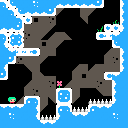

This is a level from a 2D game, rendered from its Tiled map with the project's own tilesets. A one-line summary and the complete map file follow:
An orthogonal 16x16 tile map with 8x8 px tiles, 5 tile layers (deco, spikes, walls, specials, ...).

<map version="1.10" tiledversion="1.11.1" orientation="orthogonal" renderorder="right-down" width="16" height="16" tilewidth="8" tileheight="8" infinite="0" nextlayerid="6" nextobjectid="1">
 <tileset firstgid="1" source="tiles.tsx" />
 <layer id="2" name="deco" width="16" height="16">
  <data encoding="csv">
0,0,0,0,0,0,0,0,0,0,0,0,0,75,75,0,
0,0,0,0,0,0,0,47,0,0,46,47,0,0,0,0,
0,0,0,0,66,46,55,0,0,0,48,0,0,0,25,0,
0,0,0,46,46,46,47,0,0,0,0,0,16,0,0,0,
0,0,46,55,46,47,57,46,56,0,0,0,0,0,0,0,
0,57,46,46,46,66,46,47,0,0,0,0,0,0,0,0,
0,0,0,0,0,46,46,0,0,0,0,0,0,57,46,0,
0,0,55,46,46,47,0,0,0,0,0,0,0,46,55,0,
0,0,0,48,46,0,0,0,0,57,46,57,46,46,46,0,
0,0,0,0,46,58,49,0,0,46,66,46,46,0,0,0,
0,0,0,57,46,46,55,34,57,46,46,46,55,46,0,0,
0,0,0,46,55,46,46,0,0,46,0,0,48,46,0,0,
0,0,57,0,0,46,48,0,0,47,0,0,0,0,0,0,
0,0,0,0,0,47,0,0,0,0,0,0,0,0,0,0,
0,0,0,0,0,0,0,0,0,0,0,0,0,0,0,0,
0,0,0,0,0,0,0,0,0,0,0,0,0,0,0,0
</data>
 </layer>
 <layer id="3" name="spikes" width="16" height="16">
  <data encoding="csv">
0,0,0,0,0,0,0,0,0,0,0,0,0,0,0,0,
0,0,0,0,0,0,0,0,0,0,0,0,0,0,0,0,
0,0,0,0,0,0,0,0,0,0,0,0,0,0,0,0,
0,0,0,0,0,0,0,0,0,0,0,0,0,0,0,0,
0,0,0,0,0,0,0,0,0,0,0,0,0,0,0,0,
0,0,0,0,0,0,0,0,0,0,0,0,0,0,0,0,
0,0,0,0,0,0,0,0,0,0,0,0,0,0,0,0,
0,0,0,0,0,0,0,0,0,0,0,0,0,0,0,0,
0,0,0,0,0,0,0,0,0,0,0,0,0,0,0,0,
0,0,0,0,0,0,0,0,0,0,0,0,0,0,0,0,
0,0,0,0,0,0,0,0,0,0,0,0,0,0,0,0,
0,0,0,0,0,0,0,0,0,0,0,0,0,0,0,0,
0,0,0,0,0,0,0,0,0,0,0,15,15,15,0,0,
0,0,0,0,0,0,0,0,0,15,15,0,0,0,0,0,
0,0,0,0,0,15,15,0,0,0,0,0,0,0,0,0,
0,0,0,0,0,0,0,0,0,0,0,0,0,0,0,0
</data>
 </layer>
 <layer id="1" name="walls" width="16" height="16">
  <data encoding="csv">
12,28,20,20,32,20,20,29,29,29,29,29,30,0,0,19,
20,12,28,29,29,29,30,0,0,0,0,0,0,0,0,19,
20,20,12,13,0,0,0,0,0,0,0,0,0,0,0,19,
29,29,30,0,0,0,0,0,0,0,0,0,0,13,13,19,
12,0,0,0,0,0,0,0,0,0,0,0,37,14,11,20,
21,0,0,0,0,0,0,0,0,0,0,0,0,0,28,20,
20,11,14,14,39,0,0,0,0,0,0,0,0,0,0,19,
20,30,0,0,0,0,0,0,0,0,0,0,0,0,0,19,
21,0,0,0,0,0,0,0,0,0,0,0,0,0,0,19,
30,0,0,0,0,0,0,0,0,0,0,0,0,37,11,20,
0,0,0,0,0,0,0,0,0,0,0,0,0,0,19,20,
0,0,0,0,0,0,0,10,12,0,0,0,0,0,19,20,
0,1,0,10,12,0,0,28,30,0,0,0,0,0,19,20,
11,11,11,20,21,0,0,10,12,0,0,10,11,11,20,20,
20,32,20,20,21,0,0,19,20,11,11,20,20,20,32,20,
20,20,20,20,20,11,11,20,20,20,20,20,20,20,20,20
</data>
 </layer>
 <layer id="5" name="specials" width="16" height="16">
  <data encoding="csv">
0,0,0,0,0,0,0,0,0,0,0,0,0,0,0,0,
0,0,0,0,0,0,0,0,0,0,0,0,0,0,0,0,
0,0,0,0,0,0,0,0,0,0,0,0,0,0,0,0,
0,0,0,0,0,0,0,0,0,0,0,0,0,0,0,0,
0,0,0,0,0,0,0,0,0,0,0,0,0,0,0,0,
0,27,0,0,0,0,0,0,0,0,0,0,0,0,0,0,
0,0,0,0,0,0,0,0,0,0,0,0,0,0,0,0,
0,0,0,0,0,0,0,0,0,0,0,0,0,0,0,0,
0,0,0,0,0,0,0,0,0,0,0,0,0,0,0,0,
0,0,0,0,0,0,0,0,0,0,0,0,0,0,0,0,
0,0,0,0,0,0,0,0,0,0,0,0,0,0,0,0,
0,0,0,0,0,0,0,0,0,0,0,0,0,0,0,0,
0,0,0,0,0,0,0,0,0,0,0,0,0,0,0,0,
0,0,0,0,0,0,0,0,0,0,0,0,0,0,0,0,
0,0,0,0,0,0,0,0,0,0,0,0,0,0,0,0,
0,0,0,0,0,0,0,0,0,0,0,0,0,0,0,0
</data>
 </layer>
 <layer id="4" name="secret" width="16" height="16">
  <data encoding="csv">
0,0,0,0,0,0,0,0,0,0,0,0,0,75,75,0,
0,0,0,0,0,0,0,0,0,0,0,0,0,0,0,0,
0,0,0,0,0,0,0,0,0,0,0,0,0,0,0,0,
0,0,0,0,0,0,0,0,0,0,0,0,0,0,0,0,
0,64,65,0,0,0,0,0,0,0,0,0,0,0,0,0,
0,73,74,0,0,0,0,0,0,0,0,0,0,0,0,0,
0,0,0,0,0,0,0,0,0,0,0,0,0,0,0,0,
0,0,0,0,0,0,0,0,0,0,0,0,0,0,0,0,
0,0,0,0,0,0,0,0,0,0,0,0,0,0,0,0,
0,0,0,0,0,0,0,0,0,0,0,0,0,0,0,0,
0,0,0,0,0,0,0,0,0,0,0,0,0,0,0,0,
0,0,0,0,0,0,0,0,0,0,0,0,0,0,0,0,
0,0,0,0,0,0,0,0,0,0,0,0,0,0,0,0,
0,0,0,0,0,0,0,0,0,0,0,0,0,0,0,0,
0,0,0,0,0,0,0,0,0,0,0,0,0,0,0,0,
0,0,0,0,0,0,0,0,0,0,0,0,0,0,0,0
</data>
 </layer>
</map>